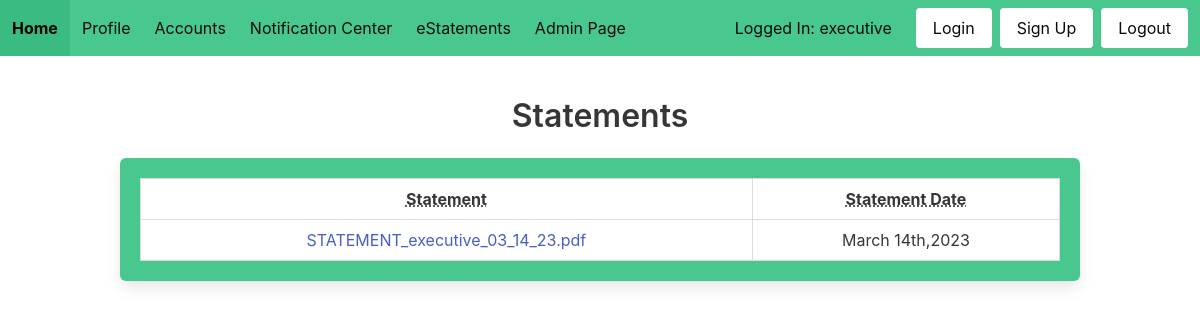
Page /view_eStatements/ (signed in) on the earlier database version.
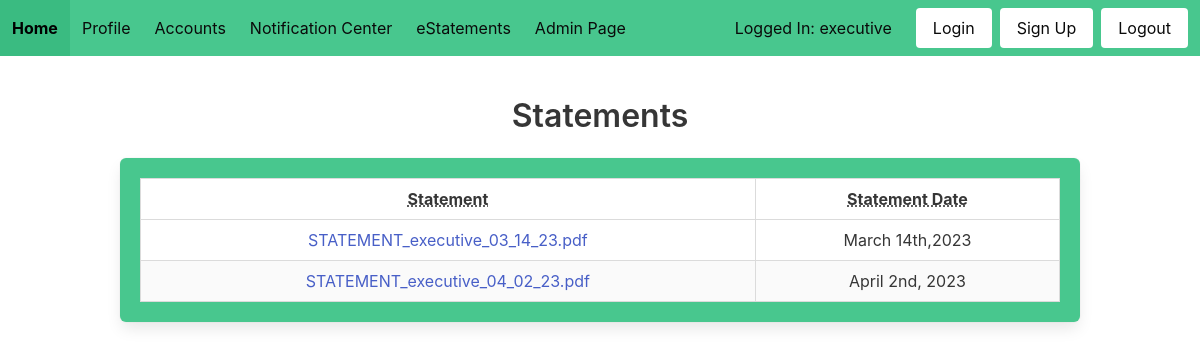
Same page on the later database version.
### website/models.py (models this page shows)
class User(UserMixin, db.Model):
    id = db.Column(db.Integer, primary_key=True)
    username = db.Column(db.String(100), unique=True)
    password = db.Column(db.String(100))
    name = db.Column(db.String(1000))

class Statements(db.Model):
    id = db.Column(db.Integer, primary_key=True)
    username = db.Column(db.String(100))
    date = db.Column(db.Date)
    name = db.Column(db.String(100))
    path = db.Column(db.String(1000))
    term = db.Column(db.Integer)

### website/main/routes.py (the view)
@main.route('/view_eStatements/', methods=['GET','POST'])
@login_required
def view_eStatements():
    statements = Statements.query.filter_by(username=current_user.username)
    filenames = {}
    dates = {}
    for statement in statements:
        filenames[statement.id] = Path(statement.path).parts[-1]
        dates[statement.id] = format_date_3(statement.date)
    return render_template('eStatements.html', statements=statements,
                           filenames=filenames, dates=dates)

### website/models.py (called while the page is built)
@login_manager.user_loader
def load_user(id):
    return User.query.get(int(id))

### website/utils/format.py (called while the page is built)
def format_date_3(dt):
    day_map = {0: '0th', 1: '1st', 2: '2nd', 3: '3rd', 4: '4th',
               5: '5th', 6: '6th', 7: '7th', 8: '8th', 9: '9th'}
    month_map = {1: 'January', 2: 'Feburary', 3: 'March', 4: 'April',
                 5: 'May', 6: 'June', 7: 'July', 8: 'August',
                 9: 'September', 10: 'October', 11: 'November',
                 12: 'December'}
    res = month_map[dt.month] + ' '
    if dt.day // 10:
        res += str(dt.day)[0]
    if dt.day // 10 == 1:
        res += str(dt.day)[-1] + 'th,' + str(dt.year)
    else:
        res += day_map[int(str(dt.day)[-1])] + ', ' + str(dt.year)
    return res

### website/templates/eStatements.html
{% extends "form_base.html" %}
{% block content %}
<h1 class="title">Statements</h1>
<div class="box has-background-success">
    <table class="table is-fullwidth is-striped is-hoverable is-bordered">
        <thead>
            <tr>
                <th><abbr title="Statement">Statement</abbr></th>
                <th><abbr title="Statement Date">Statement Date</abbr></th>
            </tr>
        </thead>
        <tbody>
            {% for statement in statements %}
                <tr>
                    <td><a href="{{ url_for('main.get_eStatement', id=statement.id) }}">{{ filenames[statement.id] }}</a></td>
                    <td>{{ dates[statement.id] }}</td>
                </tr>
            {% endfor %}
        </tbody>
    </table>
</div>
{% endblock %}

### website/templates/form_base.html (shortened to what this page needs)
<!DOCTYPE html>
<html>
<head>
    <link rel="stylesheet" href="https://cdnjs.cloudflare.com/ajax/libs/bulma/0.7.2/css/bulma.min.css" />
</head>
<body>
    <nav class="navbar is-success is-fixed-top">
        <div class="navbar-brand is-success">
            <a class="navbar-item has-text-black is-success" href="{{ url_for('main.home') }}">
                <strong>Home</strong>
            </a>
        </div>
        <div class="navbar-menu has-background-success" id="nav-links">
            <div class="navbar-start">
                <a href="{{ url_for('main.profile') }}" class="navbar-item has-text-black">Profile</a>
                <div class="navbar-item has-dropdown is-hoverable">
                    <a class="navbar-link has-text-black is-arrowless">Accounts</a>
                </div>
                <a href="{{ url_for('main.alerts') }}" class="navbar-item has-text-black">Notification Center</a>
                <a href="{{ url_for('main.view_eStatements') }}" class="navbar-item has-text-black">eStatements</a>
                {% if current_user.id == 1 %}
                    <a href="{{ url_for('admin.bank_settings') }}" class="navbar-item has-text-black">Admin Page</a>
                {% endif %}
            </div>
            <div class="navbar-end is-success">
                {% if current_user.is_authenticated %}
                    <p class="navbar-item has-text-black">Logged In: {{ current_user.username }}</p>
                {% endif %}
                <div class="navbar-item">
                    <div class="buttons">
                        <a href="{{ url_for('auth.login') }}" class="button is-white">Login</a>
                        <a href="{{ url_for('auth.signup') }}" class="button is-white">Sign Up</a>
                        <a href="{{ url_for('auth.logout') }}" class="button is-white">Logout</a>
                    </div>
                </div>
            </div>
        </div>
    </nav>
    <div class="hero-body has-text-black">
        <div class="container is-centered has-text-centered">
            {% block content %}
            {% endblock %}
        </div>
    </div>
</body>
</html>

Differences in the rows shown:
added Statements: id "STATEMENT_executive_04_02_23.pdf", id "April 2nd, 2023"
